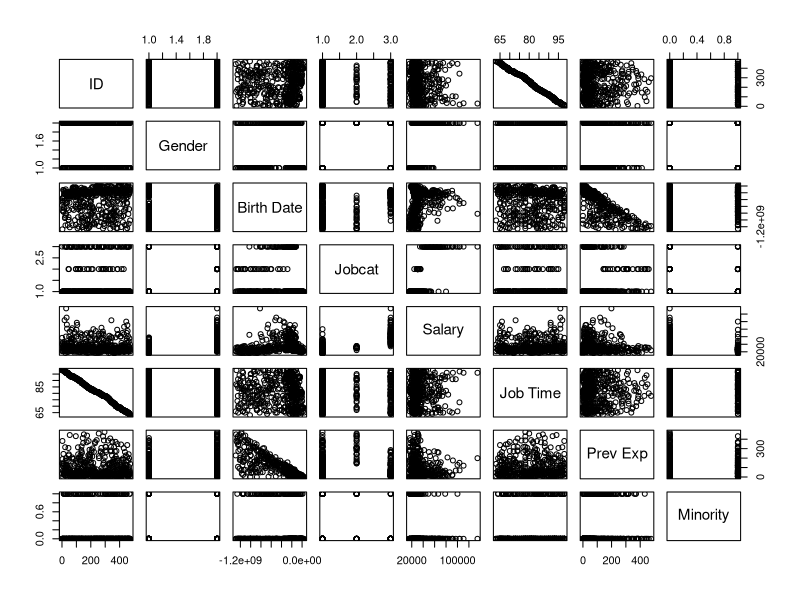
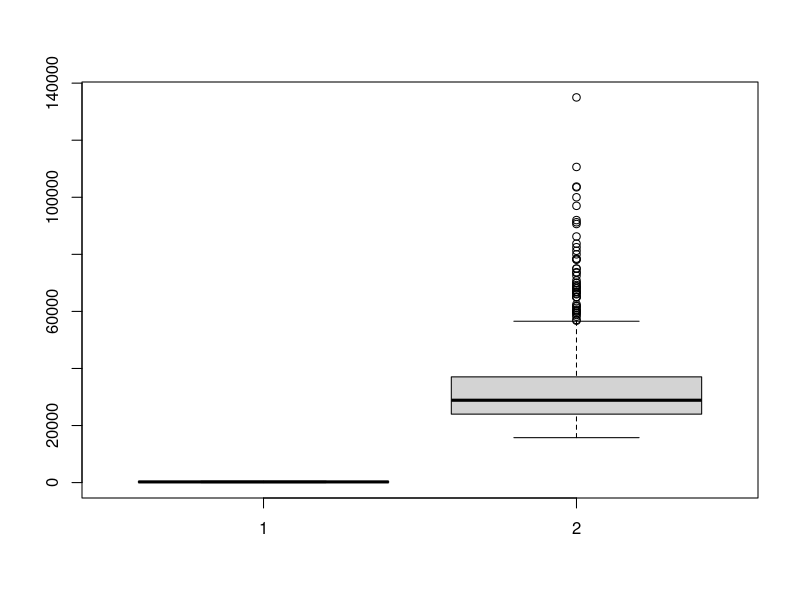
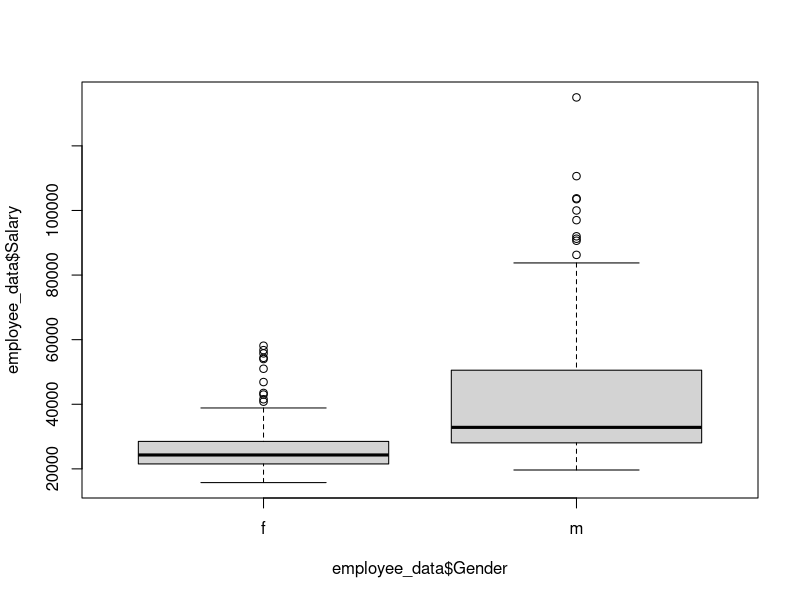

Recreate these plots in R, in order.
library(readxl)
employee_data <- read_excel("Employee.xls", 
                            sheet = "Employee data", col_types = c("numeric", 
                                                                   "text", "date", "numeric", "numeric", 
                                                                   "numeric", "numeric", "numeric"))
View(employee_data)
str(employee_data)

head(employee_data)
tail(employee_data)
plot(employee_data)
#Same variable function
boxplot(employee_data$ID,employee_data$Salary)
#different variable function
boxplot(employee_data$Salary ~ employee_data$Gender)

